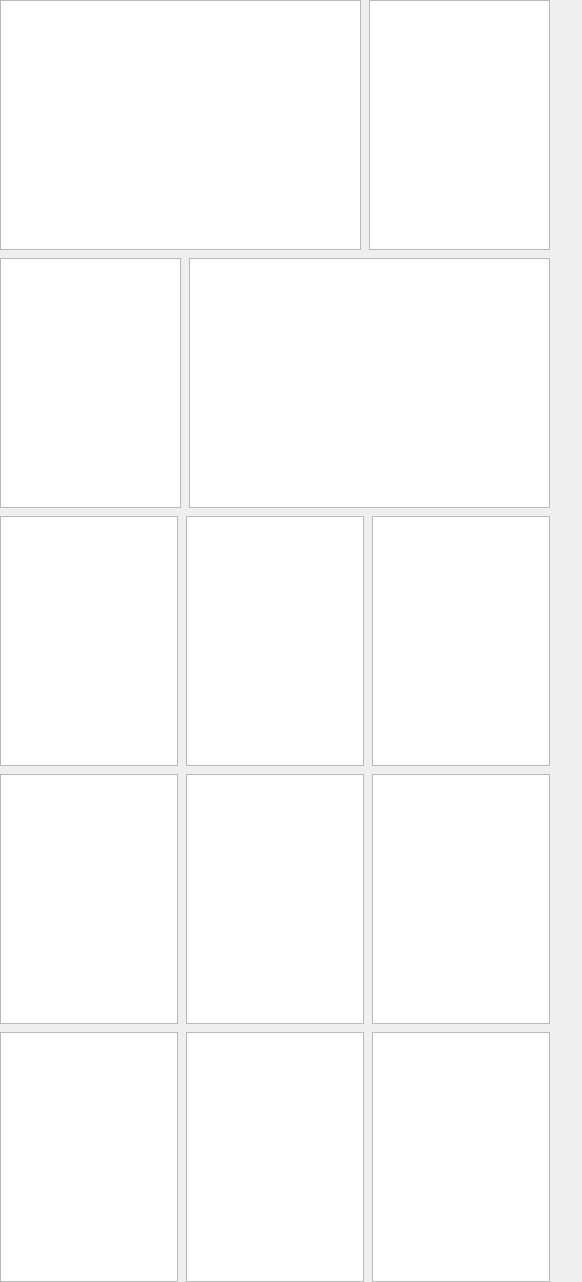
                   <widget class="QWidget" name="s01b00content">
                    <property name="geometry">
                     <rect>
                      <x>0</x>
                      <y>0</y>
                      <width>582</width>
                      <height>1282</height>
                     </rect>
                    </property>
                    <layout class="QVBoxLayout" name="verticalLayout">
                     <property name="spacing">
                      <number>8</number>
                     </property>
                     <property name="leftMargin">
                      <number>0</number>
                     </property>
                     <property name="topMargin">
                      <number>0</number>
                     </property>
                     <property name="rightMargin">
                      <number>32</number>
                     </property>
                     <property name="bottomMargin">
                      <number>0</number>
                     </property>
                     <item>
                      <widget class="QFrame" name="s01b01">
                       <property name="sizePolicy">
                        <sizepolicy hsizetype="Preferred" vsizetype="Preferred">
                         <horstretch>0</horstretch>
                         <verstretch>0</verstretch>
                        </sizepolicy>
                       </property>
                       <property name="minimumSize">
                        <size>
                         <width>0</width>
                         <height>250</height>
                        </size>
                       </property>
                       <property name="maximumSize">
                        <size>
                         <width>16777215</width>
                         <height>16777215</height>
                        </size>
                       </property>
                       <property name="frameShape">
                        <enum>QFrame::NoFrame</enum>
                       </property>
                       <property name="frameShadow">
                        <enum>QFrame::Raised</enum>
                       </property>
                       <layout class="QHBoxLayout" name="horizontalLayout_2" stretch="2,1">
                        <property name="spacing">
                         <number>8</number>
                        </property>
                        <property name="leftMargin">
                         <number>0</number>
                        </property>
                        <property name="topMargin">
                         <number>0</number>
                        </property>
                        <property name="rightMargin">
                         <number>0</number>
                        </property>
                        <property name="bottomMargin">
                         <number>0</number>
                        </property>
                        <item>
                         <widget class="QFrame" name="s01b_g1">
                          <property name="frameShape">
                           <enum>QFrame::NoFrame</enum>
                          </property>
                          <property name="frameShadow">
                           <enum>QFrame::Raised</enum>
                          </property>
                          <layout class="QVBoxLayout" name="verticalLayout_11">
                           <property name="leftMargin">
                            <number>0</number>
                           </property>
                           <property name="topMargin">
                            <number>0</number>
                           </property>
                           <property name="rightMargin">
                            <number>0</number>
                           </property>
                           <property name="bottomMargin">
                            <number>0</number>
                           </property>
                           <item>
                            <widget class="QChartView" name="chart_g1">
                             <property name="styleSheet">
                              <string notr="true"/>
                             </property>
                             <property name="resizeAnchor">
                              <enum>QGraphicsView::NoAnchor</enum>
                             </property>
                            </widget>
                           </item>
                          </layout>
                         </widget>
                        </item>
                        <item>
                         <widget class="QFrame" name="s01b_g2">
                          <property name="frameShape">
                           <enum>QFrame::NoFrame</enum>
                          </property>
                          <property name="frameShadow">
                           <enum>QFrame::Raised</enum>
                          </property>
                          <layout class="QVBoxLayout" name="verticalLayout_16">
                           <property name="leftMargin">
                            <number>0</number>
                           </property>
                           <property name="topMargin">
                            <number>0</number>
                           </property>
                           <property name="rightMargin">
                            <number>0</number>
                           </property>
                           <property name="bottomMargin">
                            <number>0</number>
                           </property>
                           <item>
                            <widget class="QChartView" name="chart_g2"/>
                           </item>
                          </layout>
                         </widget>
                        </item>
                       </layout>
                      </widget>
                     </item>
                     <item>
                      <widget class="QFrame" name="s01b02">
                       <property name="minimumSize">
                        <size>
                         <width>0</width>
                         <height>250</height>
                        </size>
                       </property>
                       <property name="frameShape">
                        <enum>QFrame::NoFrame</enum>
                       </property>
                       <property name="frameShadow">
                        <enum>QFrame::Raised</enum>
                       </property>
                       <layout class="QHBoxLayout" name="horizontalLayout_3" stretch="1,2">
                        <property name="spacing">
                         <number>8</number>
                        </property>
                        <property name="leftMargin">
                         <number>0</number>
                        </property>
                        <property name="topMargin">
                         <number>0</number>
                        </property>
                        <property name="rightMargin">
                         <number>0</number>
                        </property>
                        <property name="bottomMargin">
                         <number>0</number>
                        </property>
                        <item>
                         <widget class="QFrame" name="s01b_g3">
                          <property name="frameShape">
                           <enum>QFrame::NoFrame</enum>
                          </property>
                          <property name="frameShadow">
                           <enum>QFrame::Raised</enum>
                          </property>
                          <layout class="QVBoxLayout" name="verticalLayout_15">
                           <property name="leftMargin">
                            <number>0</number>
                           </property>
                           <property name="topMargin">
                            <number>0</number>
                           </property>
                           <property name="rightMargin">
                            <number>0</number>
                           </property>
                           <property name="bottomMargin">
                            <number>0</number>
                           </property>
                           <item>
                            <widget class="QChartView" name="chart_g3"/>
                           </item>
                          </layout>
                         </widget>
                        </item>
                        <item>
                         <widget class="QFrame" name="s01b_g4">
                          <property name="frameShape">
                           <enum>QFrame::NoFrame</enum>
                          </property>
                          <property name="frameShadow">
                           <enum>QFrame::Raised</enum>
                          </property>
                          <layout class="QVBoxLayout" name="verticalLayout_14">
                           <property name="leftMargin">
                            <number>0</number>
                           </property>
                           <property name="topMargin">
                            <number>0</number>
                           </property>
                           <property name="rightMargin">
                            <number>0</number>
                           </property>
                           <property name="bottomMargin">
                            <number>0</number>
                           </property>
                           <item>
                            <widget class="QChartView" name="chart_g4"/>
                           </item>
                          </layout>
                         </widget>
                        </item>
                       </layout>
                      </widget>
                     </item>
                     <item>
                      <widget class="QFrame" name="s01b03">
                       <property name="minimumSize">
                        <size>
                         <width>0</width>
                         <height>250</height>
                        </size>
                       </property>
                       <property name="frameShape">
                        <enum>QFrame::NoFrame</enum>
                       </property>
                       <property name="frameShadow">
                        <enum>QFrame::Raised</enum>
                       </property>
                       <layout class="QHBoxLayout" name="horizontalLayout_4">
                        <property name="spacing">
                         <number>8</number>
                        </property>
                        <property name="leftMargin">
                         <number>0</number>
                        </property>
                        <property name="topMargin">
                         <number>0</number>
                        </property>
                        <property name="rightMargin">
                         <number>0</number>
                        </property>
                        <property name="bottomMargin">
                         <number>0</number>
                        </property>
                        <item>
                         <widget class="QFrame" name="s01b_g5">
                          <property name="frameShape">
                           <enum>QFrame::NoFrame</enum>
                          </property>
                          <property name="frameShadow">
                           <enum>QFrame::Raised</enum>
                          </property>
                          <layout class="QVBoxLayout" name="verticalLayout_18">
                           <property name="leftMargin">
                            <number>0</number>
                           </property>
                           <property name="topMargin">
                            <number>0</number>
                           </property>
                           <property name="rightMargin">
                            <number>0</number>
                           </property>
                           <property name="bottomMargin">
                            <number>0</number>
                           </property>
                           <item>
                            <widget class="QChartView" name="chart_g5"/>
                           </item>
                          </layout>
                         </widget>
                        </item>
                        <item>
                         <widget class="QFrame" name="s01b_g6">
                          <property name="frameShape">
                           <enum>QFrame::NoFrame</enum>
                          </property>
                          <property name="frameShadow">
                           <enum>QFrame::Raised</enum>
                          </property>
                          <layout class="QVBoxLayout" name="verticalLayout_19">
                           <property name="leftMargin">
                            <number>0</number>
                           </property>
                           <property name="topMargin">
                            <number>0</number>
                           </property>
                           <property name="rightMargin">
                            <number>0</number>
                           </property>
                           <property name="bottomMargin">
                            <number>0</number>
                           </property>
                           <item>
                            <widget class="QChartView" name="chart_g6"/>
                           </item>
                          </layout>
                         </widget>
                        </item>
                        <item>
                         <widget class="QFrame" name="s01b_g7">
                          <property name="frameShape">
                           <enum>QFrame::NoFrame</enum>
                          </property>
                          <property name="frameShadow">
                           <enum>QFrame::Raised</enum>
                          </property>
                          <layout class="QVBoxLayout" name="verticalLayout_20">
                           <property name="leftMargin">
                            <number>0</number>
                           </property>
                           <property name="topMargin">
                            <number>0</number>
                           </property>
                           <property name="rightMargin">
                            <number>0</number>
                           </property>
                           <property name="bottomMargin">
                            <number>0</number>
                           </property>
                           <item>
                            <widget class="QChartView" name="chart_g7"/>
                           </item>
                          </layout>
                         </widget>
                        </item>
                       </layout>
                      </widget>
                     </item>
                     <item>
                      <widget class="QFrame" name="s01b04">
                       <property name="minimumSize">
                        <size>
                         <width>0</width>
                         <height>250</height>
                        </size>
                       </property>
                       <property name="frameShape">
                        <enum>QFrame::NoFrame</enum>
                       </property>
                       <property name="frameShadow">
                        <enum>QFrame::Raised</enum>
                       </property>
                       <layout class="QHBoxLayout" name="horizontalLayout_6">
                        <property name="spacing">
                         <number>8</number>
                        </property>
                        <property name="leftMargin">
                         <number>0</number>
                        </property>
                        <property name="topMargin">
                         <number>0</number>
                        </property>
                        <property name="rightMargin">
                         <number>0</number>
                        </property>
                        <property name="bottomMargin">
                         <number>0</number>
                        </property>
                        <item>
                         <widget class="QFrame" name="s01b_g8">
                          <property name="frameShape">
                           <enum>QFrame::NoFrame</enum>
                          </property>
                          <property name="frameShadow">
                           <enum>QFrame::Raised</enum>
                          </property>
                          <layout class="QVBoxLayout" name="verticalLayout_24">
                           <property name="leftMargin">
                            <number>0</number>
                           </property>
                           <property name="topMargin">
                            <number>0</number>
                           </property>
                           <property name="rightMargin">
                            <number>0</number>
                           </property>
                           <property name="bottomMargin">
                            <number>0</number>
                           </property>
                           <item>
                            <widget class="QChartView" name="chart_g8"/>
                           </item>
                          </layout>
                         </widget>
                        </item>
                        <item>
                         <widget class="QFrame" name="s01b_g9">
                          <property name="frameShape">
                           <enum>QFrame::NoFrame</enum>
                          </property>
                          <property name="frameShadow">
                           <enum>QFrame::Raised</enum>
                          </property>
                          <layout class="QVBoxLayout" name="verticalLayout_25">
                           <property name="leftMargin">
                            <number>0</number>
                           </property>
                           <property name="topMargin">
                            <number>0</number>
                           </property>
                           <property name="rightMargin">
                            <number>0</number>
                           </property>
                           <property name="bottomMargin">
                            <number>0</number>
                           </property>
                           <item>
                            <widget class="QChartView" name="chart_g9"/>
                           </item>
                          </layout>
                         </widget>
                        </item>
                        <item>
                         <widget class="QFrame" name="s01b_g10">
                          <property name="frameShape">
                           <enum>QFrame::NoFrame</enum>
                          </property>
                          <property name="frameShadow">
                           <enum>QFrame::Raised</enum>
                          </property>
                          <layout class="QVBoxLayout" name="verticalLayout_26">
                           <property name="leftMargin">
                            <number>0</number>
                           </property>
                           <property name="topMargin">
                            <number>0</number>
                           </property>
                           <property name="rightMargin">
                            <number>0</number>
                           </property>
                           <property name="bottomMargin">
                            <number>0</number>
                           </property>
                           <item>
                            <widget class="QChartView" name="chart_g10"/>
                           </item>
                          </layout>
                         </widget>
                        </item>
                       </layout>
                      </widget>
                     </item>
                     <item>
                      <widget class="QFrame" name="s01b05">
                       <property name="minimumSize">
                        <size>
                         <width>0</width>
                         <height>250</height>
                        </size>
                       </property>
                       <property name="frameShape">
                        <enum>QFrame::NoFrame</enum>
                       </property>
                       <property name="frameShadow">
                        <enum>QFrame::Raised</enum>
                       </property>
                       <layout class="QHBoxLayout" name="horizontalLayout_7">
                        <property name="spacing">
                         <number>8</number>
                        </property>
                        <property name="leftMargin">
                         <number>0</number>
                        </property>
                        <property name="topMargin">
                         <number>0</number>
                        </property>
                        <property name="rightMargin">
                         <number>0</number>
                        </property>
                        <property name="bottomMargin">
                         <number>0</number>
                        </property>
                        <item>
                         <widget class="QFrame" name="s01b_g11">
                          <property name="frameShape">
                           <enum>QFrame::NoFrame</enum>
                          </property>
                          <property name="frameShadow">
                           <enum>QFrame::Raised</enum>
                          </property>
                          <layout class="QVBoxLayout" name="verticalLayout_27">
                           <property name="leftMargin">
                            <number>0</number>
                           </property>
                           <property name="topMargin">
                            <number>0</number>
                           </property>
                           <property name="rightMargin">
                            <number>0</number>
                           </property>
                           <property name="bottomMargin">
                            <number>0</number>
                           </property>
                           <item>
                            <widget class="QChartView" name="chart_g11"/>
                           </item>
                          </layout>
                         </widget>
                        </item>
                        <item>
                         <widget class="QFrame" name="s01b_g12">
                          <property name="frameShape">
                           <enum>QFrame::NoFrame</enum>
                          </property>
                          <property name="frameShadow">
                           <enum>QFrame::Raised</enum>
                          </property>
                          <layout class="QVBoxLayout" name="verticalLayout_28">
                           <property name="leftMargin">
                            <number>0</number>
                           </property>
                           <property name="topMargin">
                            <number>0</number>
                           </property>
                           <property name="rightMargin">
                            <number>0</number>
                           </property>
                           <property name="bottomMargin">
                            <number>0</number>
                           </property>
                           <item>
                            <widget class="QChartView" name="chart_g12"/>
                           </item>
                          </layout>
                         </widget>
                        </item>
                        <item>
                         <widget class="QFrame" name="s01b_g13">
                          <property name="frameShape">
                           <enum>QFrame::NoFrame</enum>
                          </property>
                          <property name="frameShadow">
                           <enum>QFrame::Raised</enum>
                          </property>
                          <layout class="QVBoxLayout" name="verticalLayout_29">
                           <property name="leftMargin">
                            <number>0</number>
                           </property>
                           <property name="topMargin">
                            <number>0</number>
                           </property>
                           <property name="rightMargin">
                            <number>0</number>
                           </property>
                           <property name="bottomMargin">
                            <number>0</number>
                           </property>
                           <item>
                            <widget class="QChartView" name="chart_g13"/>
                           </item>
                          </layout>
                         </widget>
                        </item>
                       </layout>
                      </widget>
                     </item>
                    </layout>
                   </widget>
